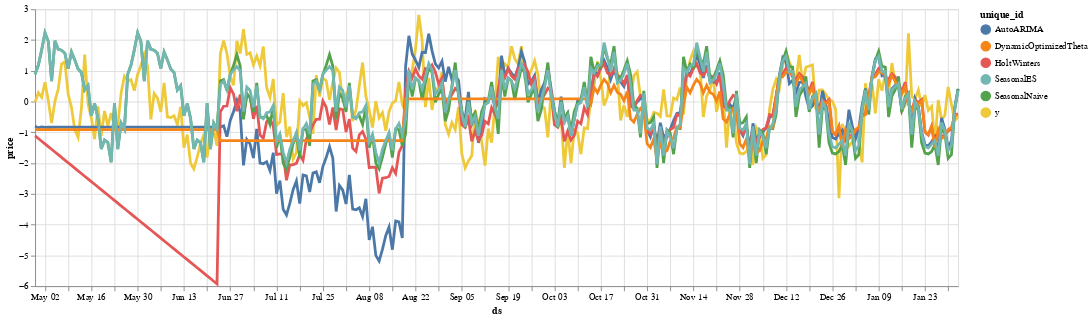

Notebook cell for this chart:
### Code cell
altair_plot(crossvalidation_df_plot)

### Figure 1 — Vega-Lite specification as saved in the notebook (floating-point values rounded to 4 significant figures; data arrays with more than 128 entries replaced by an {"elided": "..."} marker saying what was removed)
{"config": {"view": {"continuousWidth": 300, "continuousHeight": 300}}, "layer": [{"mark": {"type": "circle"}, "encoding": {"color": {"field": "unique_id", "type": "nominal"}, "opacity": {"value": 0}, "x": {"field": "ds", "type": "temporal"}, "y": {"field": "price", "type": "quantitative"}}, "name": "view_7"}, {"mark": {"type": "line"}, "encoding": {"color": {"field": "unique_id", "type": "nominal"}, "size": {"condition": {"test": {"not": {"param": "param_7"}}, "value": 1}, "value": 3}, "x": {"field": "ds", "type": "temporal"}, "y": {"field": "price", "type": "quantitative"}}}], "data": {"name": "data-a18fe363c0b66a61c466e149f7f24bff"}, "params": [{"name": "param_7", "select": {"type": "point", "fields": ["unique_id"], "nearest": true, "on": "mouseover"}, "views": ["view_7"]}], "width": 1000, "$schema": "https://vega.github.io/schema/vega-lite/v5.15.1.json", "datasets": {"data-a18fe363c0b66a61c466e149f7f24bff": {"elided": "1680 records"}}}
